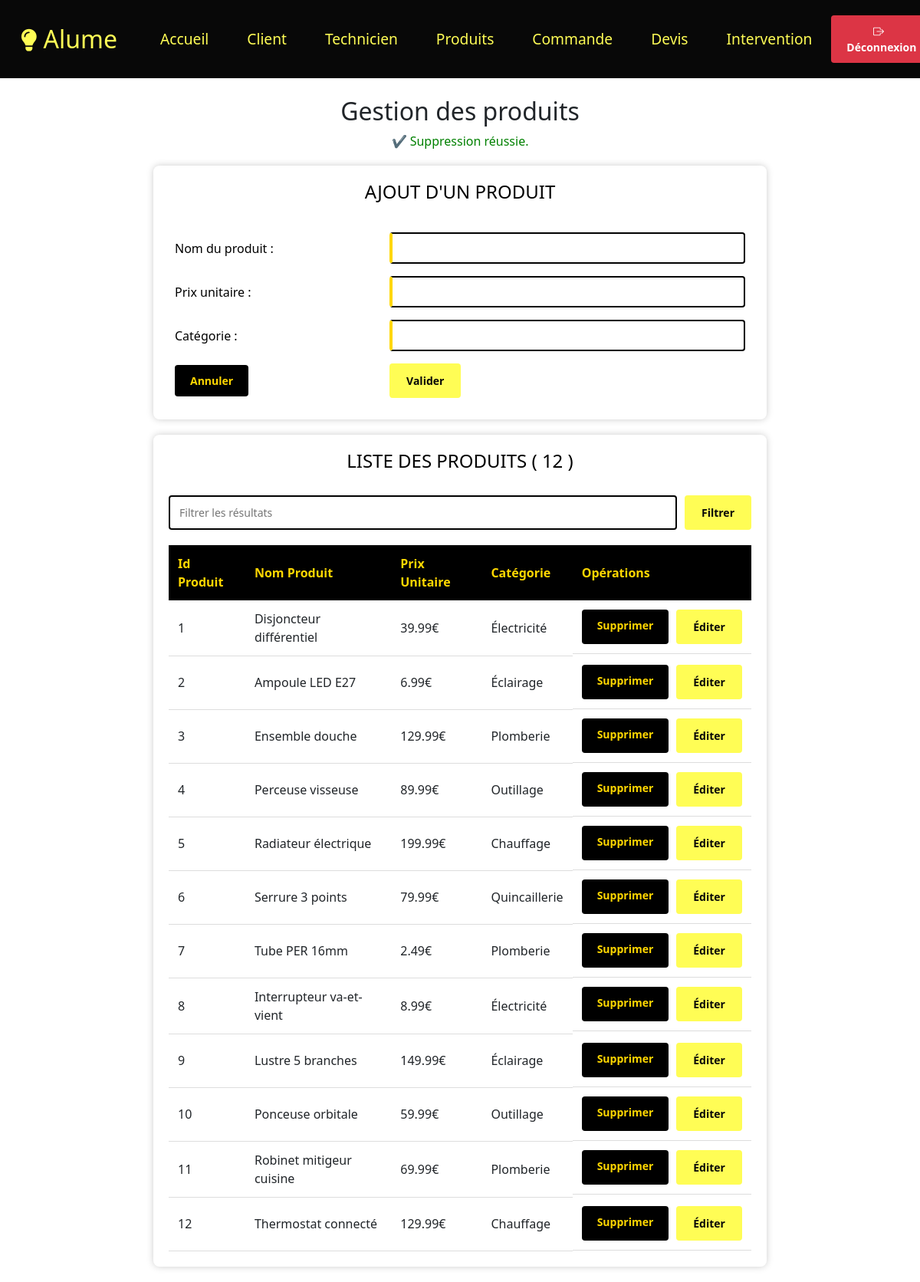
The page /index.php?page=4&action=sup&idproduit=1 (signed in) on the database its author committed.
### tables this page shows
create table produit(
	idproduit int(6) not null AUTO_INCREMENT,
	nomproduit varchar(50),
	prix_unit decimal(8,2),
	categorie varchar(50),
	image varchar(255) DEFAULT 'default_product.jpg',
	description text,
	constraint pk_produit primary key (idproduit)
);

### modele/modele.class.php (called while the page is built, shortened)
<?php
class Modele {
	private $unPdo ;
	public function __construct(){
		$serveur = "localhost";
		$bdd = "ALUME";
		$user = "root";
		$mdp = "";
		try{
		$this->unPdo = new PDO("mysql:host=".$serveur.";dbname=".$bdd,$user, $mdp);
		}
		catch(PDOException $exp){
			echo "Erreur de connexion à la BDD";
		}
	}
	public function selectAllProduits ($filtre){
		if($filtre == ""){
			$requete = "select * from produit ;";
			$exec = $this->unPdo->prepare ($requete);
			$exec->execute ();
		}else{
			$requete = "select * from produit where nomproduit like :filtre or prix_unit like :filtre or categorie like :filtre;";
			$donnees = array(":filtre"=>"%".$filtre."%") ;
			$exec = $this->unPdo->prepare ($requete);
			$exec->execute ($donnees);
		}
		return $exec->fetchAll();
	}
}
?>

### controleur/controleur.class.php (called while the page is built, shortened)
<?php
	require_once ("modele/modele.class.php");
	class Controleur {
		private $unModele ;
		public function   __construct(){
			$this->unModele = new Modele ();
		}
		public function selectAllProduits($filtre){
			$lesProduits = $this->unModele->selectAllProduits($filtre);
			return $lesProduits;
		}
		public function deleteProduit($idproduit){
			$this->unModele->deleteProduit($idproduit);
		}
	}
?>

### vue/vue_select_produits.php (the view, shortened to what this page needs)
<div class="container">
    <h3>Liste des produits ( <?= (isset($lesProduits))? count($lesProduits) : '' ?> )</h3>
    <form method="post" action="" class="form-technicien">
        <div class="search-group">
            <input type="text" name="filtre" id="filtre" placeholder="Filtrer les résultats" class="form-input">
            <input type="submit" name="Filtrer" value="Filtrer" class="btn btn-primary">
        </div>
    </form>
    <table class="table-custom">
        <thead>
            <tr>
                <th>Id Produit</th>
                <th>Nom Produit</th>
                <th>Prix Unitaire</th>
                <th>Catégorie</th>
                <th>Opérations</th>
            </tr>
        </thead>
        <tbody>
        <?php
        if(isset($lesProduits)){
            foreach ($lesProduits as $unProduit) {
                echo "<tr>";
                echo "<td>" . $unProduit["idproduit"] . "</td>";
                echo "<td>" . $unProduit["nomproduit"] . "</td>";
                echo "<td>" . $unProduit["prix_unit"] . "€</td>";
                echo "<td>" . $unProduit["categorie"] . "</td>";
                echo "<td class='actions'>";
                    echo "<a href='index.php?page=4&action=sup&idproduit=".$unProduit["idproduit"]."'
                    onclick='return confirm(\"Êtes-vous sûr de vouloir supprimer ce produit ?\")'
                    class='btn btn-secondary'>Supprimer</a> ";
                    echo "<a href='index.php?page=4&action=edit&idproduit=".$unProduit["idproduit"]."'
                    class='btn btn-primary'>Éditer</a>";
                echo "</td>";
                echo "</tr>";
            }
        }
        ?>
        </tbody>
    </table>
</div>

### index.php (style rules this page uses)
.btn-primary { background-color: #FFFD55 !important; border-color: #FFFD55 !important; color: #080808 !important; }

### vue/vue_insert_produit.php (style rules this page uses)
.container { width: 100%; max-width: 800px; margin: 20px auto; padding: 20px; background-color: #ffffff; border-radius: 8px; box-shadow: 0 0 10px rgba(0,0,0,0.2); }
h3 { color: #000000; text-align: center; margin-bottom: 30px; font-size: 24px; text-transform: uppercase; }
.form-input { width: 100%; padding: 8px 12px; border: 2px solid #000000; border-radius: 4px; font-size: 14px; }
.btn { padding: 10px 20px; border: none; border-radius: 4px; cursor: pointer; font-size: 14px; transition: all 0.3s; font-weight: bold; }
.btn-primary { background-color: #FFD700; color: #000000; border: 2px solid #000000; }
.btn-secondary { background-color: #000000; color: #FFD700; }

### vue/vue_select_produits.php (style rules this page uses)
.container { width: 100%; max-width: 800px; margin: 20px auto; padding: 20px; background-color: #ffffff; border-radius: 8px; box-shadow: 0 0 10px rgba(0,0,0,0.2); }
h3 { color: #000000; text-align: center; margin-bottom: 30px; font-size: 24px; text-transform: uppercase; }
.search-group { margin-bottom: 20px; display: flex; gap: 10px; }
.table-custom { width: 100%; border-collapse: collapse; margin-top: 20px; }
.table-custom th { background-color: #000000; color: #FFD700; padding: 12px; text-align: left; }
.table-custom td { padding: 12px; border-bottom: 1px solid #ddd; }
.actions { display: flex; gap: 10px; }
.btn { padding: 10px 20px; border: none; border-radius: 4px; cursor: pointer; font-size: 14px; transition: all 0.3s; font-weight: bold; text-decoration: none; }
.btn-primary { background-color: #FFD700; color: #000000; border: 2px solid #000000; }
.btn-secondary { background-color: #000000; color: #FFD700; }
.form-input { width: 100%; padding: 8px 12px; border: 2px solid #000000; border-radius: 4px; font-size: 14px; }

### rows shown on the page
produit: idproduit "1", nomproduit "Disjoncteur différentiel", prix_unit "39.99", categorie "Électricité"
produit: idproduit "2", nomproduit "Ampoule LED E27", prix_unit "6.99", categorie "Éclairage"
produit: idproduit "3", nomproduit "Ensemble douche", prix_unit "129.99", categorie "Plomberie"
produit: idproduit "4", nomproduit "Perceuse visseuse", prix_unit "89.99", categorie "Outillage"
produit: idproduit "5", nomproduit "Radiateur électrique", prix_unit "199.99", categorie "Chauffage"
produit: idproduit "6", nomproduit "Serrure 3 points", prix_unit "79.99", categorie "Quincaillerie"
produit: idproduit "7", nomproduit "Tube PER 16mm", prix_unit "2.49", categorie "Plomberie"
produit: idproduit "8", nomproduit "Interrupteur va-et-vient", prix_unit "8.99", categorie "Électricité"
produit: idproduit "9", nomproduit "Lustre 5 branches", prix_unit "149.99", categorie "Éclairage"
produit: idproduit "10", nomproduit "Ponceuse orbitale", prix_unit "59.99", categorie "Outillage"
produit: idproduit "11", nomproduit "Robinet mitigeur cuisine", prix_unit "69.99", categorie "Plomberie"
produit: idproduit "12", nomproduit "Thermostat connecté", prix_unit "129.99", categorie "Chauffage"

### other values the page prints
count($lesProduits) "12"
